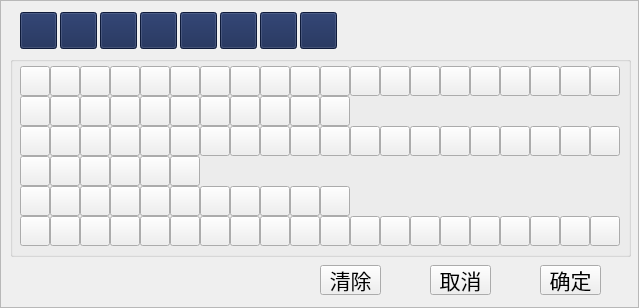
<?xml version="1.0" encoding="UTF-8"?>
<ui version="4.0">
 <class>CPrintMonthlyReport</class>
 <widget class="QFrame" name="CPrintMonthlyReport">
  <property name="geometry">
   <rect>
    <x>0</x>
    <y>0</y>
    <width>639</width>
    <height>308</height>
   </rect>
  </property>
  <property name="windowTitle">
   <string>Frame</string>
  </property>
  <property name="styleSheet">
   <string notr="true"/>
  </property>
  <property name="frameShape">
   <enum>QFrame::StyledPanel</enum>
  </property>
  <property name="frameShadow">
   <enum>QFrame::Raised</enum>
  </property>
  <widget class="QPushButton" name="btn96">
   <property name="geometry">
    <rect>
     <x>430</x>
     <y>265</y>
     <width>61</width>
     <height>30</height>
    </rect>
   </property>
   <property name="font">
    <font>
     <family>黑体</family>
     <pointsize>16</pointsize>
    </font>
   </property>
   <property name="styleSheet">
    <string notr="true">background-image:url(none);</string>
   </property>
   <property name="text">
    <string>取消</string>
   </property>
  </widget>
  <widget class="QPushButton" name="btn99">
   <property name="geometry">
    <rect>
     <x>540</x>
     <y>265</y>
     <width>61</width>
     <height>30</height>
    </rect>
   </property>
   <property name="font">
    <font>
     <family>黑体</family>
     <pointsize>16</pointsize>
    </font>
   </property>
   <property name="styleSheet">
    <string notr="true">background-image:url(none);</string>
   </property>
   <property name="text">
    <string>确定</string>
   </property>
  </widget>
  <widget class="QPushButton" name="btnRes0">
   <property name="geometry">
    <rect>
     <x>20</x>
     <y>12</y>
     <width>37</width>
     <height>37</height>
    </rect>
   </property>
   <property name="font">
    <font>
     <family>黑体</family>
     <pointsize>25</pointsize>
    </font>
   </property>
   <property name="styleSheet">
    <string notr="true">background-image:url(none);
background-color: rgb(20, 37, 81);
color: rgb(255, 255, 255);</string>
   </property>
   <property name="text">
    <string/>
   </property>
  </widget>
  <widget class="QPushButton" name="btnRes1">
   <property name="geometry">
    <rect>
     <x>60</x>
     <y>12</y>
     <width>37</width>
     <height>37</height>
    </rect>
   </property>
   <property name="font">
    <font>
     <family>黑体</family>
     <pointsize>25</pointsize>
    </font>
   </property>
   <property name="styleSheet">
    <string notr="true">background-image:url(none);
background-color: rgb(20, 37, 81);
color: rgb(255, 255, 255);</string>
   </property>
   <property name="text">
    <string/>
   </property>
  </widget>
  <widget class="QPushButton" name="btnRes2">
   <property name="geometry">
    <rect>
     <x>100</x>
     <y>12</y>
     <width>37</width>
     <height>37</height>
    </rect>
   </property>
   <property name="font">
    <font>
     <family>黑体</family>
     <pointsize>25</pointsize>
    </font>
   </property>
   <property name="styleSheet">
    <string notr="true">background-image:url(none);
background-color: rgb(20, 37, 81);
color: rgb(255, 255, 255);</string>
   </property>
   <property name="text">
    <string/>
   </property>
  </widget>
  <widget class="QPushButton" name="btnRes3">
   <property name="geometry">
    <rect>
     <x>140</x>
     <y>12</y>
     <width>37</width>
     <height>37</height>
    </rect>
   </property>
   <property name="font">
    <font>
     <family>黑体</family>
     <pointsize>25</pointsize>
    </font>
   </property>
   <property name="styleSheet">
    <string notr="true">background-image:url(none);
background-color: rgb(20, 37, 81);
color: rgb(255, 255, 255);</string>
   </property>
   <property name="text">
    <string/>
   </property>
  </widget>
  <widget class="QPushButton" name="btnRes7">
   <property name="geometry">
    <rect>
     <x>300</x>
     <y>12</y>
     <width>37</width>
     <height>37</height>
    </rect>
   </property>
   <property name="font">
    <font>
     <family>黑体</family>
     <pointsize>25</pointsize>
    </font>
   </property>
   <property name="styleSheet">
    <string notr="true">background-image:url(none);
background-color: rgb(20, 37, 81);
color: rgb(255, 255, 255);</string>
   </property>
   <property name="text">
    <string/>
   </property>
  </widget>
  <widget class="QPushButton" name="btnRes5">
   <property name="geometry">
    <rect>
     <x>220</x>
     <y>12</y>
     <width>37</width>
     <height>37</height>
    </rect>
   </property>
   <property name="font">
    <font>
     <family>黑体</family>
     <pointsize>25</pointsize>
    </font>
   </property>
   <property name="styleSheet">
    <string notr="true">background-image:url(none);
background-color: rgb(20, 37, 81);
color: rgb(255, 255, 255);</string>
   </property>
   <property name="text">
    <string/>
   </property>
  </widget>
  <widget class="QPushButton" name="btnRes6">
   <property name="geometry">
    <rect>
     <x>260</x>
     <y>12</y>
     <width>37</width>
     <height>37</height>
    </rect>
   </property>
   <property name="font">
    <font>
     <family>黑体</family>
     <pointsize>25</pointsize>
    </font>
   </property>
   <property name="styleSheet">
    <string notr="true">background-image:url(none);
background-color: rgb(20, 37, 81);
color: rgb(255, 255, 255);</string>
   </property>
   <property name="text">
    <string/>
   </property>
  </widget>
  <widget class="QPushButton" name="btnRes4">
   <property name="geometry">
    <rect>
     <x>180</x>
     <y>12</y>
     <width>37</width>
     <height>37</height>
    </rect>
   </property>
   <property name="font">
    <font>
     <family>黑体</family>
     <pointsize>25</pointsize>
    </font>
   </property>
   <property name="styleSheet">
    <string notr="true">background-image:url(none);
background-color: rgb(20, 37, 81);
color: rgb(255, 255, 255);</string>
   </property>
   <property name="text">
    <string/>
   </property>
  </widget>
  <widget class="QGroupBox" name="groupBox">
   <property name="geometry">
    <rect>
     <x>10</x>
     <y>56</y>
     <width>621</width>
     <height>201</height>
    </rect>
   </property>
   <property name="styleSheet">
    <string notr="true">background-image:url(none);
border-color: rgb(0, 170, 0);</string>
   </property>
   <property name="title">
    <string/>
   </property>
   <property name="checkable">
    <bool>false</bool>
   </property>
   <widget class="QPushButton" name="btn35">
    <property name="geometry">
     <rect>
      <x>130</x>
      <y>70</y>
      <width>30</width>
      <height>30</height>
     </rect>
    </property>
    <property name="font">
     <font>
      <pointsize>12</pointsize>
     </font>
    </property>
    <property name="styleSheet">
     <string notr="true">background-image:url(none);</string>
    </property>
    <property name="text">
     <string/>
    </property>
   </widget>
   <widget class="QPushButton" name="btn2">
    <property name="geometry">
     <rect>
      <x>70</x>
      <y>10</y>
      <width>30</width>
      <height>30</height>
     </rect>
    </property>
    <property name="font">
     <font>
      <pointsize>12</pointsize>
     </font>
    </property>
    <property name="styleSheet">
     <string notr="true">background-image:url(none);</string>
    </property>
    <property name="text">
     <string/>
    </property>
   </widget>
   <widget class="QPushButton" name="btn32">
    <property name="geometry">
     <rect>
      <x>40</x>
      <y>70</y>
      <width>30</width>
      <height>30</height>
     </rect>
    </property>
    <property name="font">
     <font>
      <pointsize>12</pointsize>
     </font>
    </property>
    <property name="styleSheet">
     <string notr="true">background-image:url(none);</string>
    </property>
    <property name="text">
     <string/>
    </property>
   </widget>
   <widget class="QPushButton" name="btn44">
    <property name="geometry">
     <rect>
      <x>400</x>
      <y>70</y>
      <width>30</width>
      <height>30</height>
     </rect>
    </property>
    <property name="font">
     <font>
      <pointsize>12</pointsize>
     </font>
    </property>
    <property name="styleSheet">
     <string notr="true">background-image:url(none);</string>
    </property>
    <property name="text">
     <string/>
    </property>
   </widget>
   <widget class="QPushButton" name="btn39">
    <property name="geometry">
     <rect>
      <x>250</x>
      <y>70</y>
      <width>30</width>
      <height>30</height>
     </rect>
    </property>
    <property name="font">
     <font>
      <pointsize>12</pointsize>
     </font>
    </property>
    <property name="styleSheet">
     <string notr="true">background-image:url(none);</string>
    </property>
    <property name="text">
     <string/>
    </property>
   </widget>
   <widget class="QPushButton" name="btn38">
    <property name="geometry">
     <rect>
      <x>220</x>
      <y>70</y>
      <width>30</width>
      <height>30</height>
     </rect>
    </property>
    <property name="font">
     <font>
      <pointsize>12</pointsize>
     </font>
    </property>
    <property name="styleSheet">
     <string notr="true">background-image:url(none);</string>
    </property>
    <property name="text">
     <string/>
    </property>
   </widget>
   <widget class="QPushButton" name="btn47">
    <property name="geometry">
     <rect>
      <x>490</x>
      <y>70</y>
      <width>30</width>
      <height>30</height>
     </rect>
    </property>
    <property name="font">
     <font>
      <pointsize>12</pointsize>
     </font>
    </property>
    <property name="styleSheet">
     <string notr="true">background-image:url(none);</string>
    </property>
    <property name="text">
     <string/>
    </property>
   </widget>
   <widget class="QPushButton" name="btn11">
    <property name="geometry">
     <rect>
      <x>340</x>
      <y>10</y>
      <width>30</width>
      <height>30</height>
     </rect>
    </property>
    <property name="font">
     <font>
      <pointsize>12</pointsize>
     </font>
    </property>
    <property name="styleSheet">
     <string notr="true">background-image:url(none);</string>
    </property>
    <property name="text">
     <string/>
    </property>
   </widget>
   <widget class="QPushButton" name="btn22">
    <property name="geometry">
     <rect>
      <x>70</x>
      <y>40</y>
      <width>30</width>
      <height>30</height>
     </rect>
    </property>
    <property name="font">
     <font>
      <pointsize>12</pointsize>
     </font>
    </property>
    <property name="styleSheet">
     <string notr="true">background-image:url(none);</string>
    </property>
    <property name="text">
     <string/>
    </property>
   </widget>
   <widget class="QPushButton" name="btn33">
    <property name="geometry">
     <rect>
      <x>70</x>
      <y>70</y>
      <width>30</width>
      <height>30</height>
     </rect>
    </property>
    <property name="font">
     <font>
      <pointsize>12</pointsize>
     </font>
    </property>
    <property name="styleSheet">
     <string notr="true">background-image:url(none);</string>
    </property>
    <property name="text">
     <string/>
    </property>
   </widget>
   <widget class="QPushButton" name="btn21">
    <property name="geometry">
     <rect>
      <x>40</x>
      <y>40</y>
      <width>30</width>
      <height>30</height>
     </rect>
    </property>
    <property name="font">
     <font>
      <pointsize>12</pointsize>
     </font>
    </property>
    <property name="styleSheet">
     <string notr="true">background-image:url(none);</string>
    </property>
    <property name="text">
     <string/>
    </property>
   </widget>
   <widget class="QPushButton" name="btn4">
    <property name="geometry">
     <rect>
      <x>130</x>
      <y>10</y>
      <width>30</width>
      <height>30</height>
     </rect>
    </property>
    <property name="font">
     <font>
      <pointsize>12</pointsize>
     </font>
    </property>
    <property name="styleSheet">
     <string notr="true">background-image:url(none);</string>
    </property>
    <property name="text">
     <string/>
    </property>
   </widget>
   <widget class="QPushButton" name="btn74">
    <property name="geometry">
     <rect>
      <x>190</x>
      <y>160</y>
      <width>30</width>
      <height>30</height>
     </rect>
    </property>
    <property name="font">
     <font>
      <pointsize>12</pointsize>
     </font>
    </property>
    <property name="styleSheet">
     <string notr="true">background-image:url(none);</string>
    </property>
    <property name="text">
     <string/>
    </property>
   </widget>
   <widget class="QPushButton" name="btn76">
    <property name="geometry">
     <rect>
      <x>250</x>
      <y>160</y>
      <width>30</width>
      <height>30</height>
     </rect>
    </property>
    <property name="font">
     <font>
      <pointsize>12</pointsize>
     </font>
    </property>
    <property name="styleSheet">
     <string notr="true">background-image:url(none);</string>
    </property>
    <property name="text">
     <string/>
    </property>
   </widget>
   <widget class="QPushButton" name="btn43">
    <property name="geometry">
     <rect>
      <x>370</x>
      <y>70</y>
      <width>30</width>
      <height>30</height>
     </rect>
    </property>
    <property name="font">
     <font>
      <pointsize>12</pointsize>
     </font>
    </property>
    <property name="styleSheet">
     <string notr="true">background-image:url(none);</string>
    </property>
    <property name="text">
     <string/>
    </property>
   </widget>
   <widget class="QPushButton" name="btn28">
    <property name="geometry">
     <rect>
      <x>250</x>
      <y>40</y>
      <width>30</width>
      <height>30</height>
     </rect>
    </property>
    <property name="font">
     <font>
      <pointsize>12</pointsize>
     </font>
    </property>
    <property name="styleSheet">
     <string notr="true">background-image:url(none);</string>
    </property>
    <property name="text">
     <string/>
    </property>
   </widget>
   <widget class="QPushButton" name="btn60">
    <property name="geometry">
     <rect>
      <x>100</x>
      <y>130</y>
      <width>30</width>
      <height>30</height>
     </rect>
    </property>
    <property name="font">
     <font>
      <pointsize>12</pointsize>
     </font>
    </property>
    <property name="styleSheet">
     <string notr="true">background-image:url(none);</string>
    </property>
    <property name="text">
     <string/>
    </property>
   </widget>
   <widget class="QPushButton" name="btn29">
    <property name="geometry">
     <rect>
      <x>280</x>
      <y>40</y>
      <width>30</width>
      <height>30</height>
     </rect>
    </property>
    <property name="font">
     <font>
      <pointsize>12</pointsize>
     </font>
    </property>
    <property name="styleSheet">
     <string notr="true">background-image:url(none);</string>
    </property>
    <property name="text">
     <string/>
    </property>
   </widget>
   <widget class="QPushButton" name="btn68">
    <property name="geometry">
     <rect>
      <x>10</x>
      <y>160</y>
      <width>30</width>
      <height>30</height>
     </rect>
    </property>
    <property name="font">
     <font>
      <pointsize>12</pointsize>
     </font>
    </property>
    <property name="styleSheet">
     <string notr="true">background-image:url(none);</string>
    </property>
    <property name="text">
     <string/>
    </property>
   </widget>
   <widget class="QPushButton" name="btn65">
    <property name="geometry">
     <rect>
      <x>250</x>
      <y>130</y>
      <width>30</width>
      <height>30</height>
     </rect>
    </property>
    <property name="font">
     <font>
      <pointsize>12</pointsize>
     </font>
    </property>
    <property name="styleSheet">
     <string notr="true">background-image:url(none);</string>
    </property>
    <property name="text">
     <string/>
    </property>
   </widget>
   <widget class="QPushButton" name="btn71">
    <property name="geometry">
     <rect>
      <x>100</x>
      <y>160</y>
      <width>30</width>
      <height>30</height>
     </rect>
    </property>
    <property name="font">
     <font>
      <pointsize>12</pointsize>
     </font>
    </property>
    <property name="styleSheet">
     <string notr="true">background-image:url(none);</string>
    </property>
    <property name="text">
     <string/>
    </property>
   </widget>
   <widget class="QPushButton" name="btn72">
    <property name="geometry">
     <rect>
      <x>130</x>
      <y>160</y>
      <width>30</width>
      <height>30</height>
     </rect>
    </property>
    <property name="font">
     <font>
      <pointsize>12</pointsize>
     </font>
    </property>
    <property name="styleSheet">
     <string notr="true">background-image:url(none);</string>
    </property>
    <property name="text">
     <string/>
    </property>
   </widget>
   <widget class="QPushButton" name="btn49">
    <property name="geometry">
     <rect>
      <x>550</x>
      <y>70</y>
      <width>30</width>
      <height>30</height>
     </rect>
    </property>
    <property name="font">
     <font>
      <pointsize>12</pointsize>
     </font>
    </property>
    <property name="styleSheet">
     <string notr="true">background-image:url(none);</string>
    </property>
    <property name="text">
     <string/>
    </property>
   </widget>
   <widget class="QPushButton" name="btn30">
    <property name="geometry">
     <rect>
      <x>310</x>
      <y>40</y>
      <width>30</width>
      <height>30</height>
     </rect>
    </property>
    <property name="font">
     <font>
      <pointsize>12</pointsize>
     </font>
    </property>
    <property name="styleSheet">
     <string notr="true">background-image:url(none);</string>
    </property>
    <property name="text">
     <string/>
    </property>
   </widget>
   <widget class="QPushButton" name="btn42">
    <property name="geometry">
     <rect>
      <x>340</x>
      <y>70</y>
      <width>30</width>
      <height>30</height>
     </rect>
    </property>
    <property name="font">
     <font>
      <pointsize>12</pointsize>
     </font>
    </property>
    <property name="styleSheet">
     <string notr="true">background-image:url(none);</string>
    </property>
    <property name="text">
     <string/>
    </property>
   </widget>
   <widget class="QPushButton" name="btn19">
    <property name="geometry">
     <rect>
      <x>580</x>
      <y>10</y>
      <width>30</width>
      <height>30</height>
     </rect>
    </property>
    <property name="font">
     <font>
      <pointsize>12</pointsize>
     </font>
    </property>
    <property name="styleSheet">
     <string notr="true">background-image:url(none);</string>
    </property>
    <property name="text">
     <string/>
    </property>
   </widget>
   <widget class="QPushButton" name="btn34">
    <property name="geometry">
     <rect>
      <x>100</x>
      <y>70</y>
      <width>30</width>
      <height>30</height>
     </rect>
    </property>
    <property name="font">
     <font>
      <pointsize>12</pointsize>
     </font>
    </property>
    <property name="styleSheet">
     <string notr="true">background-image:url(none);</string>
    </property>
    <property name="text">
     <string/>
    </property>
   </widget>
   <widget class="QPushButton" name="btn61">
    <property name="geometry">
     <rect>
      <x>130</x>
      <y>130</y>
      <width>30</width>
      <height>30</height>
     </rect>
    </property>
    <property name="font">
     <font>
      <pointsize>12</pointsize>
     </font>
    </property>
    <property name="styleSheet">
     <string notr="true">background-image:url(none);</string>
    </property>
    <property name="text">
     <string/>
    </property>
   </widget>
   <widget class="QPushButton" name="btn79">
    <property name="geometry">
     <rect>
      <x>340</x>
      <y>160</y>
      <width>30</width>
      <height>30</height>
     </rect>
    </property>
    <property name="font">
     <font>
      <pointsize>12</pointsize>
     </font>
    </property>
    <property name="styleSheet">
     <string notr="true">background-image:url(none);</string>
    </property>
    <property name="text">
     <string/>
    </property>
   </widget>
   <widget class="QPushButton" name="btn25">
    <property name="geometry">
     <rect>
      <x>160</x>
      <y>40</y>
      <width>30</width>
      <height>30</height>
     </rect>
    </property>
    <property name="font">
     <font>
      <pointsize>12</pointsize>
     </font>
    </property>
    <property name="styleSheet">
     <string notr="true">background-image:url(none);</string>
    </property>
    <property name="text">
     <string/>
    </property>
   </widget>
   <widget class="QPushButton" name="btn45">
    <property name="geometry">
     <rect>
      <x>430</x>
      <y>70</y>
      <width>30</width>
      <height>30</height>
     </rect>
    </property>
    <property name="font">
     <font>
      <pointsize>12</pointsize>
     </font>
    </property>
    <property name="styleSheet">
     <string notr="true">background-image:url(none);</string>
    </property>
    <property name="text">
     <string/>
    </property>
   </widget>
   <widget class="QPushButton" name="btn56">
    <property name="geometry">
     <rect>
      <x>160</x>
      <y>100</y>
      <width>30</width>
      <height>30</height>
     </rect>
    </property>
    <property name="font">
     <font>
      <pointsize>12</pointsize>
     </font>
    </property>
    <property name="styleSheet">
     <string notr="true">background-image:url(none);</string>
    </property>
    <property name="text">
     <string/>
    </property>
   </widget>
   <widget class="QPushButton" name="btn78">
    <property name="geometry">
     <rect>
      <x>310</x>
      <y>160</y>
      <width>30</width>
      <height>30</height>
     </rect>
    </property>
    <property name="font">
     <font>
      <pointsize>12</pointsize>
     </font>
    </property>
    <property name="styleSheet">
     <string notr="true">background-image:url(none);</string>
    </property>
    <property name="text">
     <string/>
    </property>
   </widget>
   <widget class="QPushButton" name="btn83">
    <property name="geometry">
     <rect>
      <x>460</x>
      <y>160</y>
      <width>30</width>
      <height>30</height>
     </rect>
    </property>
    <property name="font">
     <font>
      <pointsize>12</pointsize>
     </font>
    </property>
    <property name="styleSheet">
     <string notr="true">background-image:url(none);</string>
    </property>
    <property name="text">
     <string/>
    </property>
   </widget>
   <widget class="QPushButton" name="btn55">
    <property name="geometry">
     <rect>
      <x>130</x>
      <y>100</y>
      <width>30</width>
      <height>30</height>
     </rect>
    </property>
    <property name="font">
     <font>
      <pointsize>12</pointsize>
     </font>
    </property>
    <property name="styleSheet">
     <string notr="true">background-image:url(none);</string>
    </property>
    <property name="text">
     <string/>
    </property>
   </widget>
   <widget class="QPushButton" name="btn7">
    <property name="geometry">
     <rect>
      <x>220</x>
      <y>10</y>
      <width>30</width>
      <height>30</height>
     </rect>
    </property>
    <property name="font">
     <font>
      <pointsize>12</pointsize>
     </font>
    </property>
    <property name="styleSheet">
     <string notr="true">background-image:url(none);</string>
    </property>
    <property name="text">
     <string/>
    </property>
   </widget>
   <widget class="QPushButton" name="btn5">
    <property name="geometry">
     <rect>
      <x>160</x>
      <y>10</y>
      <width>30</width>
      <height>30</height>
     </rect>
    </property>
    <property name="font">
     <font>
      <pointsize>12</pointsize>
     </font>
    </property>
    <property name="styleSheet">
     <string notr="true">background-image:url(none);</string>
    </property>
    <property name="text">
     <string/>
    </property>
   </widget>
   <widget class="QPushButton" name="btn69">
    <property name="geometry">
     <rect>
      <x>40</x>
      <y>160</y>
      <width>30</width>
      <height>30</height>
     </rect>
    </property>
    <property name="font">
     <font>
      <pointsize>12</pointsize>
     </font>
    </property>
    <property name="styleSheet">
     <string notr="true">background-image:url(none);</string>
    </property>
    <property name="text">
     <string/>
    </property>
   </widget>
   <widget class="QPushButton" name="btn13">
    <property name="geometry">
     <rect>
      <x>400</x>
      <y>10</y>
      <width>30</width>
      <height>30</height>
     </rect>
    </property>
    <property name="font">
     <font>
      <pointsize>12</pointsize>
     </font>
    </property>
    <property name="styleSheet">
     <string notr="true">background-image:url(none);</string>
    </property>
    <property name="text">
     <string/>
    </property>
   </widget>
   <widget class="QPushButton" name="btn36">
    <property name="geometry">
     <rect>
      <x>160</x>
      <y>70</y>
      <width>30</width>
      <height>30</height>
     </rect>
    </property>
    <property name="font">
     <font>
      <pointsize>12</pointsize>
     </font>
    </property>
    <property name="styleSheet">
     <string notr="true">background-image:url(none);</string>
    </property>
    <property name="text">
     <string/>
    </property>
   </widget>
   <widget class="QPushButton" name="btn15">
    <property name="geometry">
     <rect>
      <x>460</x>
      <y>10</y>
      <width>30</width>
      <height>30</height>
     </rect>
    </property>
    <property name="font">
     <font>
      <pointsize>12</pointsize>
     </font>
    </property>
    <property name="styleSheet">
     <string notr="true">background-image:url(none);</string>
    </property>
    <property name="text">
     <string/>
    </property>
   </widget>
   <widget class="QPushButton" name="btn18">
    <property name="geometry">
     <rect>
      <x>550</x>
      <y>10</y>
      <width>30</width>
      <height>30</height>
     </rect>
    </property>
    <property name="font">
     <font>
      <pointsize>12</pointsize>
     </font>
    </property>
    <property name="styleSheet">
     <string notr="true">background-image:url(none);</string>
    </property>
    <property name="text">
     <string/>
    </property>
   </widget>
   <widget class="QPushButton" name="btn8">
    <property name="geometry">
     <rect>
      <x>250</x>
      <y>10</y>
      <width>30</width>
      <height>30</height>
     </rect>
    </property>
    <property name="font">
     <font>
      <pointsize>12</pointsize>
     </font>
    </property>
    <property name="styleSheet">
     <string notr="true">background-image:url(none);</string>
    </property>
    <property name="text">
     <string/>
    </property>
   </widget>
   <widget class="QPushButton" name="btn31">
    <property name="geometry">
     <rect>
      <x>10</x>
      <y>70</y>
      <width>30</width>
      <height>30</height>
     </rect>
    </property>
    <property name="font">
     <font>
      <pointsize>12</pointsize>
     </font>
    </property>
    <property name="styleSheet">
     <string notr="true">background-image:url(none);</string>
    </property>
    <property name="text">
     <string/>
    </property>
   </widget>
   <widget class="QPushButton" name="btn14">
    <property name="geometry">
     <rect>
      <x>430</x>
      <y>10</y>
      <width>30</width>
      <height>30</height>
     </rect>
    </property>
    <property name="font">
     <font>
      <pointsize>12</pointsize>
     </font>
    </property>
    <property name="styleSheet">
     <string notr="true">background-image:url(none);</string>
    </property>
    <property name="text">
     <string/>
    </property>
   </widget>
   <widget class="QPushButton" name="btn27">
    <property name="geometry">
     <rect>
      <x>220</x>
      <y>40</y>
      <width>30</width>
      <height>30</height>
     </rect>
    </property>
    <property name="font">
     <font>
      <pointsize>12</pointsize>
     </font>
    </property>
    <property name="styleSheet">
     <string notr="true">background-image:url(none);</string>
    </property>
    <property name="text">
     <string/>
    </property>
   </widget>
   <widget class="QPushButton" name="btn9">
    <property name="geometry">
     <rect>
      <x>280</x>
      <y>10</y>
      <width>30</width>
      <height>30</height>
     </rect>
    </property>
    <property name="font">
     <font>
      <pointsize>12</pointsize>
     </font>
    </property>
    <property name="styleSheet">
     <string notr="true">background-image:url(none);</string>
    </property>
    <property name="text">
     <string/>
    </property>
   </widget>
   <widget class="QPushButton" name="btn57">
    <property name="geometry">
     <rect>
      <x>10</x>
      <y>130</y>
      <width>30</width>
      <height>30</height>
     </rect>
    </property>
    <property name="font">
     <font>
      <pointsize>12</pointsize>
     </font>
    </property>
    <property name="styleSheet">
     <string notr="true">background-image:url(none);</string>
    </property>
    <property name="text">
     <string/>
    </property>
   </widget>
   <widget class="QPushButton" name="btn48">
    <property name="geometry">
     <rect>
      <x>520</x>
      <y>70</y>
      <width>30</width>
      <height>30</height>
     </rect>
    </property>
    <property name="font">
     <font>
      <pointsize>12</pointsize>
     </font>
    </property>
    <property name="styleSheet">
     <string notr="true">background-image:url(none);</string>
    </property>
    <property name="text">
     <string/>
    </property>
   </widget>
   <widget class="QPushButton" name="btn51">
    <property name="geometry">
     <rect>
      <x>10</x>
      <y>100</y>
      <width>30</width>
      <height>30</height>
     </rect>
    </property>
    <property name="font">
     <font>
      <pointsize>12</pointsize>
     </font>
    </property>
    <property name="styleSheet">
     <string notr="true">background-image:url(none);</string>
    </property>
    <property name="text">
     <string/>
    </property>
   </widget>
   <widget class="QPushButton" name="btn67">
    <property name="geometry">
     <rect>
      <x>310</x>
      <y>130</y>
      <width>30</width>
      <height>30</height>
     </rect>
    </property>
    <property name="font">
     <font>
      <pointsize>12</pointsize>
     </font>
    </property>
    <property name="styleSheet">
     <string notr="true">background-image:url(none);</string>
    </property>
    <property name="text">
     <string/>
    </property>
   </widget>
   <widget class="QPushButton" name="btn52">
    <property name="geometry">
     <rect>
      <x>40</x>
      <y>100</y>
      <width>30</width>
      <height>30</height>
     </rect>
    </property>
    <property name="font">
     <font>
      <pointsize>12</pointsize>
     </font>
    </property>
    <property name="styleSheet">
     <string notr="true">background-image:url(none);</string>
    </property>
    <property name="text">
     <string/>
    </property>
   </widget>
   <widget class="QPushButton" name="btn77">
    <property name="geometry">
     <rect>
      <x>280</x>
      <y>160</y>
      <width>30</width>
      <height>30</height>
     </rect>
    </property>
    <property name="font">
     <font>
      <pointsize>12</pointsize>
     </font>
    </property>
    <property name="styleSheet">
     <string notr="true">background-image:url(none);</string>
    </property>
    <property name="text">
     <string/>
    </property>
   </widget>
   <widget class="QPushButton" name="btn0">
    <property name="geometry">
     <rect>
      <x>10</x>
      <y>10</y>
      <width>30</width>
      <height>30</height>
     </rect>
    </property>
    <property name="font">
     <font>
      <pointsize>12</pointsize>
     </font>
    </property>
    <property name="styleSheet">
     <string notr="true">background-image:url(none);</string>
    </property>
    <property name="text">
     <string/>
    </property>
   </widget>
   <widget class="QPushButton" name="btn40">
    <property name="geometry">
     <rect>
      <x>280</x>
      <y>70</y>
      <width>30</width>
      <height>30</height>
     </rect>
    </property>
    <property name="font">
     <font>
      <pointsize>12</pointsize>
     </font>
    </property>
    <property name="styleSheet">
     <string notr="true">background-image:url(none);</string>
    </property>
    <property name="text">
     <string/>
    </property>
   </widget>
   <widget class="QPushButton" name="btn53">
    <property name="geometry">
     <rect>
      <x>70</x>
      <y>100</y>
      <width>30</width>
      <height>30</height>
     </rect>
    </property>
    <property name="font">
     <font>
      <pointsize>12</pointsize>
     </font>
    </property>
    <property name="styleSheet">
     <string notr="true">background-image:url(none);</string>
    </property>
    <property name="text">
     <string/>
    </property>
   </widget>
   <widget class="QPushButton" name="btn6">
    <property name="geometry">
     <rect>
      <x>190</x>
      <y>10</y>
      <width>30</width>
      <height>30</height>
     </rect>
    </property>
    <property name="font">
     <font>
      <pointsize>12</pointsize>
     </font>
    </property>
    <property name="styleSheet">
     <string notr="true">background-image:url(none);</string>
    </property>
    <property name="text">
     <string/>
    </property>
   </widget>
   <widget class="QPushButton" name="btn81">
    <property name="geometry">
     <rect>
      <x>400</x>
      <y>160</y>
      <width>30</width>
      <height>30</height>
     </rect>
    </property>
    <property name="font">
     <font>
      <pointsize>12</pointsize>
     </font>
    </property>
    <property name="styleSheet">
     <string notr="true">background-image:url(none);</string>
    </property>
    <property name="text">
     <string/>
    </property>
   </widget>
   <widget class="QPushButton" name="btn46">
    <property name="geometry">
     <rect>
      <x>460</x>
      <y>70</y>
      <width>30</width>
      <height>30</height>
     </rect>
    </property>
    <property name="font">
     <font>
      <pointsize>12</pointsize>
     </font>
    </property>
    <property name="styleSheet">
     <string notr="true">background-image:url(none);</string>
    </property>
    <property name="text">
     <string/>
    </property>
   </widget>
   <widget class="QPushButton" name="btn16">
    <property name="geometry">
     <rect>
      <x>490</x>
      <y>10</y>
      <width>30</width>
      <height>30</height>
     </rect>
    </property>
    <property name="font">
     <font>
      <pointsize>12</pointsize>
     </font>
    </property>
    <property name="styleSheet">
     <string notr="true">background-image:url(none);</string>
    </property>
    <property name="text">
     <string/>
    </property>
   </widget>
   <widget class="QPushButton" name="btn66">
    <property name="geometry">
     <rect>
      <x>280</x>
      <y>130</y>
      <width>30</width>
      <height>30</height>
     </rect>
    </property>
    <property name="font">
     <font>
      <pointsize>12</pointsize>
     </font>
    </property>
    <property name="styleSheet">
     <string notr="true">background-image:url(none);</string>
    </property>
    <property name="text">
     <string/>
    </property>
   </widget>
   <widget class="QPushButton" name="btn26">
    <property name="geometry">
     <rect>
      <x>190</x>
      <y>40</y>
      <width>30</width>
      <height>30</height>
     </rect>
    </property>
    <property name="font">
     <font>
      <pointsize>12</pointsize>
     </font>
    </property>
    <property name="styleSheet">
     <string notr="true">background-image:url(none);</string>
    </property>
    <property name="text">
     <string/>
    </property>
   </widget>
   <widget class="QPushButton" name="btn64">
    <property name="geometry">
     <rect>
      <x>220</x>
      <y>130</y>
      <width>30</width>
      <height>30</height>
     </rect>
    </property>
    <property name="font">
     <font>
      <pointsize>12</pointsize>
     </font>
    </property>
    <property name="styleSheet">
     <string notr="true">background-image:url(none);</string>
    </property>
    <property name="text">
     <string/>
    </property>
   </widget>
   <widget class="QPushButton" name="btn24">
    <property name="geometry">
     <rect>
      <x>130</x>
      <y>40</y>
      <width>30</width>
      <height>30</height>
     </rect>
    </property>
    <property name="font">
     <font>
      <pointsize>12</pointsize>
     </font>
    </property>
    <property name="styleSheet">
     <string notr="true">background-image:url(none);</string>
    </property>
    <property name="text">
     <string/>
    </property>
   </widget>
   <widget class="QPushButton" name="btn62">
    <property name="geometry">
     <rect>
      <x>160</x>
      <y>130</y>
      <width>30</width>
      <height>30</height>
     </rect>
    </property>
    <property name="font">
     <font>
      <pointsize>12</pointsize>
     </font>
    </property>
    <property name="styleSheet">
     <string notr="true">background-image:url(none);</string>
    </property>
    <property name="text">
     <string/>
    </property>
   </widget>
   <widget class="QPushButton" name="btn84">
    <property name="geometry">
     <rect>
      <x>490</x>
      <y>160</y>
      <width>30</width>
      <height>30</height>
     </rect>
    </property>
    <property name="font">
     <font>
      <pointsize>12</pointsize>
     </font>
    </property>
    <property name="styleSheet">
     <string notr="true">background-image:url(none);</string>
    </property>
    <property name="text">
     <string/>
    </property>
   </widget>
   <widget class="QPushButton" name="btn86">
    <property name="geometry">
     <rect>
      <x>550</x>
      <y>160</y>
      <width>30</width>
      <height>30</height>
     </rect>
    </property>
    <property name="font">
     <font>
      <pointsize>12</pointsize>
     </font>
    </property>
    <property name="styleSheet">
     <string notr="true">background-image:url(none);</string>
    </property>
    <property name="text">
     <string/>
    </property>
   </widget>
   <widget class="QPushButton" name="btn12">
    <property name="geometry">
     <rect>
      <x>370</x>
      <y>10</y>
      <width>30</width>
      <height>30</height>
     </rect>
    </property>
    <property name="font">
     <font>
      <pointsize>12</pointsize>
     </font>
    </property>
    <property name="styleSheet">
     <string notr="true">background-image:url(none);</string>
    </property>
    <property name="text">
     <string/>
    </property>
   </widget>
   <widget class="QPushButton" name="btn58">
    <property name="geometry">
     <rect>
      <x>40</x>
      <y>130</y>
      <width>30</width>
      <height>30</height>
     </rect>
    </property>
    <property name="font">
     <font>
      <pointsize>12</pointsize>
     </font>
    </property>
    <property name="styleSheet">
     <string notr="true">background-image:url(none);</string>
    </property>
    <property name="text">
     <string/>
    </property>
   </widget>
   <widget class="QPushButton" name="btn3">
    <property name="geometry">
     <rect>
      <x>100</x>
      <y>10</y>
      <width>30</width>
      <height>30</height>
     </rect>
    </property>
    <property name="font">
     <font>
      <pointsize>12</pointsize>
     </font>
    </property>
    <property name="styleSheet">
     <string notr="true">background-image:url(none);</string>
    </property>
    <property name="text">
     <string/>
    </property>
   </widget>
   <widget class="QPushButton" name="btn82">
    <property name="geometry">
     <rect>
      <x>430</x>
      <y>160</y>
      <width>30</width>
      <height>30</height>
     </rect>
    </property>
    <property name="font">
     <font>
      <pointsize>12</pointsize>
     </font>
    </property>
    <property name="styleSheet">
     <string notr="true">background-image:url(none);</string>
    </property>
    <property name="text">
     <string/>
    </property>
   </widget>
   <widget class="QPushButton" name="btn23">
    <property name="geometry">
     <rect>
      <x>100</x>
      <y>40</y>
      <width>30</width>
      <height>30</height>
     </rect>
    </property>
    <property name="font">
     <font>
      <pointsize>12</pointsize>
     </font>
    </property>
    <property name="styleSheet">
     <string notr="true">background-image:url(none);</string>
    </property>
    <property name="text">
     <string/>
    </property>
   </widget>
   <widget class="QPushButton" name="btn37">
    <property name="geometry">
     <rect>
      <x>190</x>
      <y>70</y>
      <width>30</width>
      <height>30</height>
     </rect>
    </property>
    <property name="font">
     <font>
      <pointsize>12</pointsize>
     </font>
    </property>
    <property name="styleSheet">
     <string notr="true">background-image:url(none);</string>
    </property>
    <property name="text">
     <string/>
    </property>
   </widget>
   <widget class="QPushButton" name="btn80">
    <property name="geometry">
     <rect>
      <x>370</x>
      <y>160</y>
      <width>30</width>
      <height>30</height>
     </rect>
    </property>
    <property name="font">
     <font>
      <pointsize>12</pointsize>
     </font>
    </property>
    <property name="styleSheet">
     <string notr="true">background-image:url(none);</string>
    </property>
    <property name="text">
     <string/>
    </property>
   </widget>
   <widget class="QPushButton" name="btn50">
    <property name="geometry">
     <rect>
      <x>580</x>
      <y>70</y>
      <width>30</width>
      <height>30</height>
     </rect>
    </property>
    <property name="font">
     <font>
      <pointsize>12</pointsize>
     </font>
    </property>
    <property name="styleSheet">
     <string notr="true">background-image:url(none);</string>
    </property>
    <property name="text">
     <string/>
    </property>
   </widget>
   <widget class="QPushButton" name="btn70">
    <property name="geometry">
     <rect>
      <x>70</x>
      <y>160</y>
      <width>30</width>
      <height>30</height>
     </rect>
    </property>
    <property name="font">
     <font>
      <pointsize>12</pointsize>
     </font>
    </property>
    <property name="styleSheet">
     <string notr="true">background-image:url(none);</string>
    </property>
    <property name="text">
     <string/>
    </property>
   </widget>
   <widget class="QPushButton" name="btn73">
    <property name="geometry">
     <rect>
      <x>160</x>
      <y>160</y>
      <width>30</width>
      <height>30</height>
     </rect>
    </property>
    <property name="font">
     <font>
      <pointsize>12</pointsize>
     </font>
    </property>
    <property name="styleSheet">
     <string notr="true">background-image:url(none);</string>
    </property>
    <property name="text">
     <string/>
    </property>
   </widget>
   <widget class="QPushButton" name="btn1">
    <property name="geometry">
     <rect>
      <x>40</x>
      <y>10</y>
      <width>30</width>
      <height>30</height>
     </rect>
    </property>
    <property name="font">
     <font>
      <pointsize>12</pointsize>
     </font>
    </property>
    <property name="styleSheet">
     <string notr="true">background-image:url(none);</string>
    </property>
    <property name="text">
     <string/>
    </property>
   </widget>
   <widget class="QPushButton" name="btn17">
    <property name="geometry">
     <rect>
      <x>520</x>
      <y>10</y>
      <width>30</width>
      <height>30</height>
     </rect>
    </property>
    <property name="font">
     <font>
      <pointsize>12</pointsize>
     </font>
    </property>
    <property name="styleSheet">
     <string notr="true">background-image:url(none);</string>
    </property>
    <property name="text">
     <string/>
    </property>
   </widget>
   <widget class="QPushButton" name="btn41">
    <property name="geometry">
     <rect>
      <x>310</x>
      <y>70</y>
      <width>30</width>
      <height>30</height>
     </rect>
    </property>
    <property name="font">
     <font>
      <pointsize>12</pointsize>
     </font>
    </property>
    <property name="styleSheet">
     <string notr="true">background-image:url(none);</string>
    </property>
    <property name="text">
     <string/>
    </property>
   </widget>
   <widget class="QPushButton" name="btn85">
    <property name="geometry">
     <rect>
      <x>520</x>
      <y>160</y>
      <width>30</width>
      <height>30</height>
     </rect>
    </property>
    <property name="font">
     <font>
      <pointsize>12</pointsize>
     </font>
    </property>
    <property name="styleSheet">
     <string notr="true">background-image:url(none);</string>
    </property>
    <property name="text">
     <string/>
    </property>
   </widget>
   <widget class="QPushButton" name="btn54">
    <property name="geometry">
     <rect>
      <x>100</x>
      <y>100</y>
      <width>30</width>
      <height>30</height>
     </rect>
    </property>
    <property name="font">
     <font>
      <pointsize>12</pointsize>
     </font>
    </property>
    <property name="styleSheet">
     <string notr="true">background-image:url(none);</string>
    </property>
    <property name="text">
     <string/>
    </property>
   </widget>
   <widget class="QPushButton" name="btn59">
    <property name="geometry">
     <rect>
      <x>70</x>
      <y>130</y>
      <width>30</width>
      <height>30</height>
     </rect>
    </property>
    <property name="font">
     <font>
      <pointsize>12</pointsize>
     </font>
    </property>
    <property name="styleSheet">
     <string notr="true">background-image:url(none);</string>
    </property>
    <property name="text">
     <string/>
    </property>
   </widget>
   <widget class="QPushButton" name="btn10">
    <property name="geometry">
     <rect>
      <x>310</x>
      <y>10</y>
      <width>30</width>
      <height>30</height>
     </rect>
    </property>
    <property name="font">
     <font>
      <pointsize>12</pointsize>
     </font>
    </property>
    <property name="styleSheet">
     <string notr="true">background-image:url(none);</string>
    </property>
    <property name="text">
     <string/>
    </property>
   </widget>
   <widget class="QPushButton" name="btn75">
    <property name="geometry">
     <rect>
      <x>220</x>
      <y>160</y>
      <width>30</width>
      <height>30</height>
     </rect>
    </property>
    <property name="font">
     <font>
      <pointsize>12</pointsize>
     </font>
    </property>
    <property name="styleSheet">
     <string notr="true">background-image:url(none);</string>
    </property>
    <property name="text">
     <string/>
    </property>
   </widget>
   <widget class="QPushButton" name="btn63">
    <property name="geometry">
     <rect>
      <x>190</x>
      <y>130</y>
      <width>30</width>
      <height>30</height>
     </rect>
    </property>
    <property name="font">
     <font>
      <pointsize>12</pointsize>
     </font>
    </property>
    <property name="styleSheet">
     <string notr="true">background-image:url(none);</string>
    </property>
    <property name="text">
     <string/>
    </property>
   </widget>
   <widget class="QPushButton" name="btn20">
    <property name="geometry">
     <rect>
      <x>10</x>
      <y>40</y>
      <width>30</width>
      <height>30</height>
     </rect>
    </property>
    <property name="font">
     <font>
      <pointsize>12</pointsize>
     </font>
    </property>
    <property name="styleSheet">
     <string notr="true">background-image:url(none);</string>
    </property>
    <property name="text">
     <string/>
    </property>
   </widget>
   <widget class="QPushButton" name="btn87">
    <property name="geometry">
     <rect>
      <x>580</x>
      <y>160</y>
      <width>30</width>
      <height>30</height>
     </rect>
    </property>
    <property name="font">
     <font>
      <pointsize>12</pointsize>
     </font>
    </property>
    <property name="styleSheet">
     <string notr="true">background-image:url(none);</string>
    </property>
    <property name="text">
     <string/>
    </property>
   </widget>
  </widget>
  <widget class="QPushButton" name="btnClear">
   <property name="geometry">
    <rect>
     <x>320</x>
     <y>265</y>
     <width>61</width>
     <height>30</height>
    </rect>
   </property>
   <property name="font">
    <font>
     <family>黑体</family>
     <pointsize>16</pointsize>
     <weight>50</weight>
     <bold>false</bold>
    </font>
   </property>
   <property name="styleSheet">
    <string notr="true">background-image:url(none);</string>
   </property>
   <property name="text">
    <string>清除</string>
   </property>
  </widget>
 </widget>
 <resources/>
 <connections/>
</ui>
